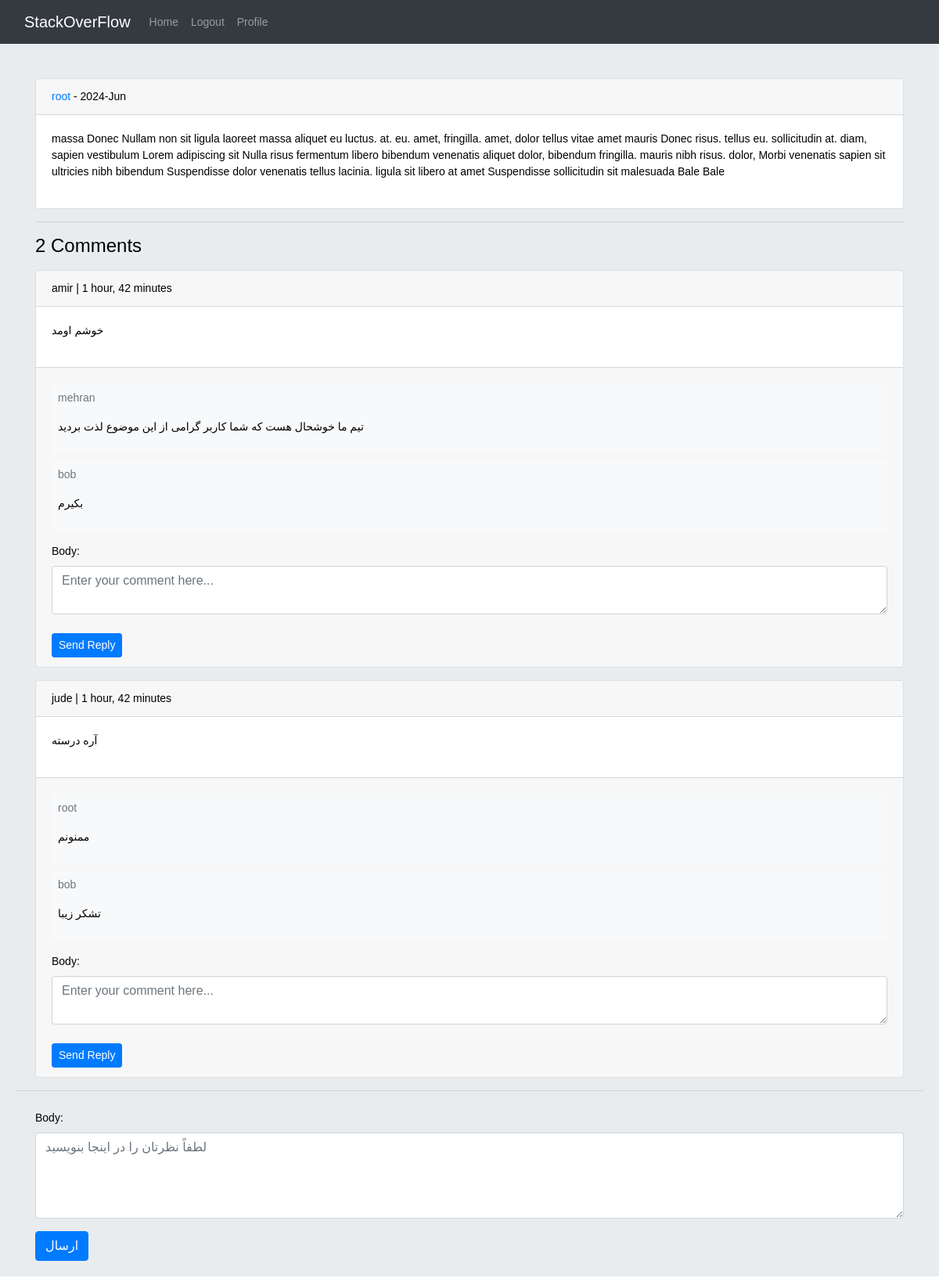
/post/29/massa-donec-nullam-non-sit-lig/ (signed in), run on the app's committed database.
### home/models.py (models this page shows, shortened)
class Post(models.Model):
    user = models.ForeignKey(User, on_delete=models.CASCADE, related_name='posts')
    body = models.TextField()
    slug = models.SlugField(unique=True)
    created = models.DateTimeField(auto_now_add=True)
    updated = models.DateTimeField(auto_now=True)
    class Meta:
        ordering = ('-created',)

class Comment(models.Model):
    user = models.ForeignKey(User, on_delete=models.CASCADE, related_name='ucomments')
    post = models.ForeignKey(Post, on_delete=models.CASCADE, related_name='pcomments')
    reply = models.ForeignKey('self', on_delete=models.CASCADE, related_name='rcomments', null=True, blank=True)
    is_reply = models.BooleanField(default=False)
    body = models.TextField(max_length=400)
    created = models.DateTimeField(auto_now_add=True)

### home/views.py (the view, shortened to what this page needs)
# urls.py: path('post/<int:pk>/<slug:slug>/', views.PostDetailView.as_view(), name='post-detail'),
class PostDetailView(View):
    form_class = CommentForm
    form_class_reply = CommentReplyForm
    def setup(self, request, *args, **kwargs):
        self.post_instance = get_object_or_404(
            Post, pk=kwargs['pk'], slug=kwargs['slug'])
        return super().setup(request, *args, **kwargs)
    def get(self, request, pk, slug):
        comments = self.post_instance.pcomments.filter(is_reply=False)
        return render(request, 'home/detail.html',
                      {'post': self.post_instance, 'comments': comments, 'form': self.form_class, 'reply_form': self.form_class_reply})

### home/templates/home/detail.html (shortened to what this page needs)
{% extends '_base.html' %}
{% block content %}
<div class="container mt-4">
    <div class="card">
        <div class="card-header">
            <a href="{% url 'accounts:user-profile' post.user.id %}" class="text-decoration-none">{{ post.user.username}}</a>
            - {{ post.updated|date:"Y-M" }}
        </div>
        <div class="card-body">
            <p>{{ post.body }}</p>
        </div>
    </div>
    <hr>
    <h4>{{ comments.count }} Comments</h4>
    {% for comment in comments %}
    <div class="card mt-3">
        <div class="card-header">
            {{ comment.user }} | {{ comment.created|timesince }}
        </div>
        <div class="card-body">
            <p>{{ comment.body }}</p>
        </div>
        {% with replies=comment.rcomments.all %}
        <div class="card-footer">
            {% for reply in replies %}
            <div class="bg-light p-2 mt-2">
                <p class="text-muted">{{ reply.user }}</p>
                <p>{{ reply.body }}</p>
            </div>
            {% endfor %}
            {% if request.user.is_authenticated %}
            <div class="mt-3">
                <form action="{% url 'home:add-reply' post.pk  comment.pk %}" method="post">
                    {{ reply_form.as_p }}
                    <button type="submit" class="btn btn-sm btn-primary mt-2">Send Reply</button>
                </form>
            </div>
            {% endif %}
        </div>
        {% endwith %}
    </div>
    {% empty %}
    <p class="text-muted mt-3">No Comments yet.</p>
    {% endfor %}
</div>
<hr>
{% if request.user.is_authenticated %}
<div class="container mt-4">
    <form action="" method="post" novalidate class="needs-validation">
        <div class="form-group">
            {{ form.as_p }}
        </div>
        <button type="submit" class="btn btn-primary">ارسال</button>
    </form>
</div>
{% endif %}
{% endblock %}

### templates/_base.html (style rules this page uses)
body { font-family: Verdana, Geneva, Tahoma, sans-serif; font-size: 14px; color: black; }

### data on the page
Post: user.username "root", updated "2024-Jun", body "massa Donec Nullam non sit ligula laoreet massa aliquet eu luctus. at. eu. amet, fringilla. amet, dolor tellus vitae amet mauris Donec risus. tellus eu. sollicitudin at. diam, sapien vestibulum Lorem adipiscing sit Nulla risus fermentum libero bibendum venenatis aliquet dolor, bibendum fringilla. mauris nibh risus. dolor, Morbi venenatis sapien sit ultricies nibh bibendum Suspendisse dolor venenatis tellus lacinia. ligula sit libero at amet Suspendisse sollicitudin sit malesuada Bale Bale"
Comment: user "amir", created "1 hour, 42 minutes", body "خوشم اومد"
Comment: user "mehran", body "تیم ما خوشحال هست که شما کاربر گرامی از این موضوع لذت بردید"
Comment: user "bob", body "بکیرم"
Comment: user "jude", created "1 hour, 42 minutes", body "آره درسته"
Comment: user "root", body "ممنونم"
Comment: user "bob", body "تشکر زیبا"

### other printed values
{{ comments.count }} "2"
